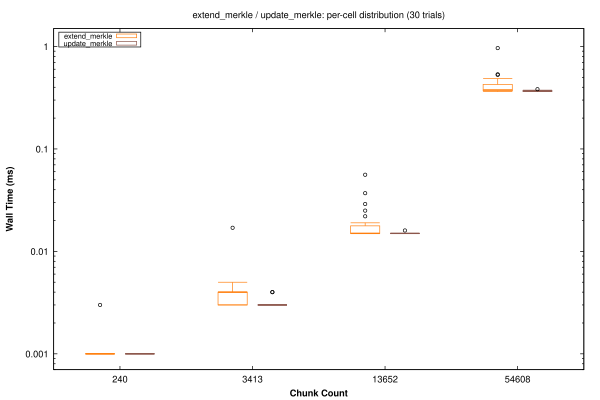

Source code (gnuplot):
# Figure for phase1-explanatory-note-COG.md, rendered as a vector PDF for
# direct \includegraphics use in LaTeX. extend_merkle/update_merkle, the two
# scenarios whose raw 30-trial spread includes real cold-start outliers (see
# the note's "no discarded warmups" caveat) -- drawn as Tukey box-and-whisker
# plots with outliers beyond 1.5*IQR shown as individual points, rather than
# collapsed to a median line.
#
# Quartile/whisker/outlier statistics are computed from phase1-COG.csv's 30
# raw trials per cell and inlined below as datablocks -- the CSV remains the
# source of truth; this script only renders already-verified numbers.
#
# Run with: gnuplot phase1-plot-boxplot-COG.gp

set terminal pdfcairo size 6in,4in enhanced font 'Helvetica,10'
set output 'phase1-plot-boxplot-COG.pdf'

set title "extend\\_merkle / update\\_merkle: per-cell distribution (30 trials)"
set xlabel "Chunk Count" font 'Helvetica-Bold,10'
set ylabel "Wall Time (ms)" font 'Helvetica-Bold,10'
set xtics ("240" 1, "3413" 2, "13652" 3, "54608" 4)
set xrange [0.5:4.5]
set yrange [0.0007:1.5]
set boxwidth 0.22
set key inside top left box font 'Helvetica,8'
set logscale y

# pos  q1       whisklo  whiskhi  q3       median   (extend_merkle, offset -0.15)
$EXT << EOD
0.85   0.00100  0.00100  0.00100  0.00100  0.00100
1.85   0.00300  0.00300  0.00500  0.00400  0.00400
2.85   0.01500  0.01500  0.01900  0.01775  0.01500
3.85   0.36900  0.36400  0.48600  0.42675  0.37650
EOD

# pos  q1       whisklo  whiskhi  q3       median   (update_merkle, offset +0.15)
$UPD << EOD
1.15   0.00100  0.00100  0.00100  0.00100  0.00100
2.15   0.00300  0.00300  0.00300  0.00300  0.00300
3.15   0.01500  0.01500  0.01500  0.01500  0.01500
4.15   0.36600  0.36400  0.37500  0.37000  0.36850
EOD

# pos  value  (every trial beyond its cell's 1.5*IQR fence, both scenarios)
$OUTLIERS << EOD
0.85   0.003
1.85   0.017
2.85   0.022
2.85   0.025
2.85   0.029
2.85   0.037
2.85   0.056
3.85   0.529
3.85   0.535
3.85   0.965
2.15   0.004
2.15   0.004
3.15   0.016
4.15   0.383
EOD

plot $EXT using 1:2:3:4:5 with candlesticks lw 1 lc rgb '#ff7f0e' title 'extend\_merkle' whiskerbars 0.5, \
     $EXT using 1:6:6:6:6 with candlesticks lw 2 lc rgb '#ff7f0e' notitle, \
     $UPD using 1:2:3:4:5 with candlesticks lw 1 lc rgb '#8c564b' title 'update\_merkle' whiskerbars 0.5, \
     $UPD using 1:6:6:6:6 with candlesticks lw 2 lc rgb '#8c564b' notitle, \
     $OUTLIERS using 1:2 with points pt 6 ps 0.4 lc rgb '#000000' notitle
